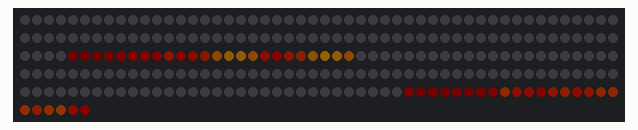
This program was run on a simulated Raspberry Pi Pico running MicroPython. Parts: 256 RGB LEDs in strip order, left to right, continuing on the next row. Dim RGB values are drawn brighter than linear; random numbers come from a fixed seed.

Above: at 0.11 s.
At 7.26 s:
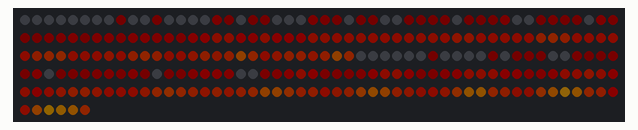
At 21.39 s:
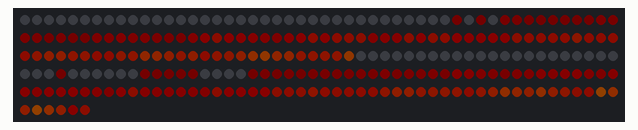

The program:

feuer.py
```python
# Demo: Feuer. Unter dem Bild liegen zwei unsichtbare Glutreihen, deren Waerme nach oben
# steigt und dabei abkuehlt. Die Waerme (0-255) wird ueber eine Palette in Farben umgesetzt.
import time, random, micropython, array
import matrix as m

W, H = m.W, m.H
FRAME_MS = 40      # Zeit pro Bild
COOL = 45          # Abkuehlung beim Aufsteigen (groesser = kleinere Flammen)
EMBER = 0.04       # Chance pro Bild, dass ein Funke hochsteigt
WIND = 0.03        # wie oft der Wind die Richtung wechselt

# Waerme je Zelle, 2 unsichtbare Glutreihen unter dem Bild (Zeile H und H+1)
heat = bytearray(W * (H + 2))
IDX = array.array('H', [m.xy(c % W, c // W) * 3 for c in range(W * H)])

@micropython.viper
def rise(heat: ptr8, w: int, h: int, wind: int, cool: int, seed: int) -> int:
    # Mittel aus den Zellen darunter, minus zufaellige Abkuehlung (oben staerker).
    # Eigener Zufallsgenerator, weil random in viper nicht geht.
    s = seed
    for y in range(h):
        row = y * w
        below = row + w
        below2 = below + w
        for x in range(w):
            xs = (x + wind + w) % w
            v = (heat[below + (xs + w - 1) % w] + heat[below + xs] * 2
                 + heat[below + (xs + 1) % w] + heat[below2 + xs]) // 5
            s = (s * 25173 + 13849) & 0xFFFF
            v -= ((s >> 4) * cool >> 12) * (h - y) // h + 2
            heat[row + x] = v if v > 0 else 0
    return s

@micropython.viper
def paint(heat: ptr8, pal: ptr8, idx: ptr16, buf: ptr8, n: int):
    for c in range(n):
        j = idx[c]
        p = heat[c] * 3
        buf[j] = pal[p]
        buf[j + 1] = pal[p + 1]
        buf[j + 2] = pal[p + 2]

def make_palette():
    # schwarz -> dunkelrot -> rot -> orange -> gelb -> hellgelb
    pts = [(0, (0, 0, 0)), (40, (40, 0, 0)), (90, (200, 10, 0)), (140, (255, 70, 0)),
           (190, (255, 160, 0)), (230, (255, 230, 40)), (255, (255, 255, 120))]
    pal = bytearray(256 * 3)
    for i in range(256):
        for k in range(len(pts) - 1):
            a, ca = pts[k]
            b, cb = pts[k + 1]
            if a <= i <= b:
                t = (i - a) * 256 // (b - a)
                for ch in range(3):
                    pal[i * 3 + ch] = ca[ch] + ((cb[ch] - ca[ch]) * t >> 8)
                break
    return pal

PAL = make_palette()
embers = []        # aufsteigende Funken: [x, y, Waerme]
# Brennstoff je Spalte, schwankt langsam -> einzelne Flammenzungen
fuel = [random.randrange(120, 256) for _ in range(W)]
wind = 0
seed = random.randrange(65536)

while True:
    t = time.ticks_ms()
    # Glutreihen flackern
    base = W * H
    for x in range(W):
        f = fuel[x] + random.randrange(-25, 26)
        fuel[x] = 100 if f < 100 else 255 if f > 255 else f
        v = fuel[x] - random.randrange(60) if random.random() < 0.85 else random.randrange(30, 100)
        heat[base + x] = v
        heat[base + W + x] = (heat[base + W + x] + v) >> 1
    if random.random() < WIND:
        wind = random.choice((-1, 0, 0, 1))
    seed = rise(heat, W, H, wind, COOL, seed)
    # Funken
    if random.random() < EMBER:
        embers.append([random.randrange(W), H - 1, 255])
    for e in embers:
        e[1] -= 1
        e[0] = (e[0] + random.choice((-1, 0, 0, 1))) % W
        e[2] -= 18
    embers = [e for e in embers if e[1] >= 0 and e[2] > 60]
    # Zeichnen
    paint(heat, PAL, IDX, m.buf, W * H)
    for x, y, v in embers:
        m.set(x, y, (255, 200 * v // 255, 60 * v // 255))
    m.show()
    time.sleep_ms(max(0, FRAME_MS - time.ticks_diff(time.ticks_ms(), t)))
```

matrix.py
```python
# Gemeinsame Bibliothek fuer alle Demos: 4x WS2812B 8x8 als 16x16-Flaeche an GP22
# Anordnung: 1 links oben, 2 links unten, 3 rechts oben, 4 rechts unten
# Farben werden immer in voller Aufloesung (0-255) angegeben, show() dimmt sie herunter.
import machine, neopixel, micropython, array

PIN = 22
W = H = 16
N = W * H
MAX = 16  # max. Helligkeit pro Kanal (0-255) -> ca. 500 mA gesamt, VSYS gemessen stabil bis MAX 22
# Helligkeitsausgleich je Matrix (1, 2, 3, 4) und Farbkanal (R, G, B).
# Matrix 1 hat andere LEDs: Rot/Gruen doppelt so hell, Blau ca. 1,45x (per Auge abgeglichen)
GAIN = ((0.5, 0.5, 0.69), (1, 1, 1), (1, 1, 1), (1, 1, 1))
# Strombremse: Summe aller Kanaele (0-255) darf das nicht ueberschreiten,
# sonst wird alles gleichmaessig gedimmt. 255 je LED = so viel wie der Regenbogen.
BUDGET = N * 255

_np = neopixel.NeoPixel(machine.Pin(PIN), N)
buf = bytearray(N * 3)  # R, G, B je LED, Index = LED-Nummer in der Kette

# Faktor je LED und Kanal in Festkomma (x1024), damit show() ohne Fliesskomma auskommt
_mul = array.array('H', [round(MAX * GAIN[i // 3 // 64][i % 3] * 1024 / 255) for i in range(N * 3)])

@micropython.viper
def _sum(src: ptr8, n: int) -> int:
    t = 0
    i = 0
    while i < n:
        t += src[i]
        i += 1
    return t

@micropython.viper
def _render(src: ptr8, dst: ptr8, mul: ptr16, n: int, k: int):
    # RGB (0-255) -> gedimmt, korrigiert, gerundet, in GRB-Reihenfolge fuer die WS2812B
    j = 0
    while j < n:
        dst[j + 1] = (src[j] * mul[j] * k + 524288) >> 20
        dst[j] = (src[j + 1] * mul[j + 1] * k + 524288) >> 20
        dst[j + 2] = (src[j + 2] * mul[j + 2] * k + 524288) >> 20
        j += 3

def xy(x, y):
    m = (x // 8) * 2 + (y // 8)
    return m * 64 + (y % 8) * 8 + (x % 8)

def set(x, y, c):
    if 0 <= x < W and 0 <= y < H:
        i = xy(x, y) * 3
        buf[i] = c[0]; buf[i + 1] = c[1]; buf[i + 2] = c[2]

def get(x, y):
    i = xy(x, y) * 3
    return (buf[i], buf[i + 1], buf[i + 2])

def fill(c):
    for i in range(0, N * 3, 3):
        buf[i] = c[0]; buf[i + 1] = c[1]; buf[i + 2] = c[2]

def clear():
    fill((0, 0, 0))

def show():
    tot = _sum(buf, N * 3)
    k = 1024 if tot <= BUDGET else 1024 * BUDGET // tot
    _render(buf, _np.buf, _mul, N * 3, k)
    _np.write()

def wheel(p):
    # Farbrad 0..767, jeweils nur 2 Kanaele aktiv
    p %= 768
    if p < 256:
        return (255 - p, p, 0)
    p -= 256
    if p < 256:
        return (0, 255 - p, p)
    p -= 256
    return (p, 0, 255 - p)
```
